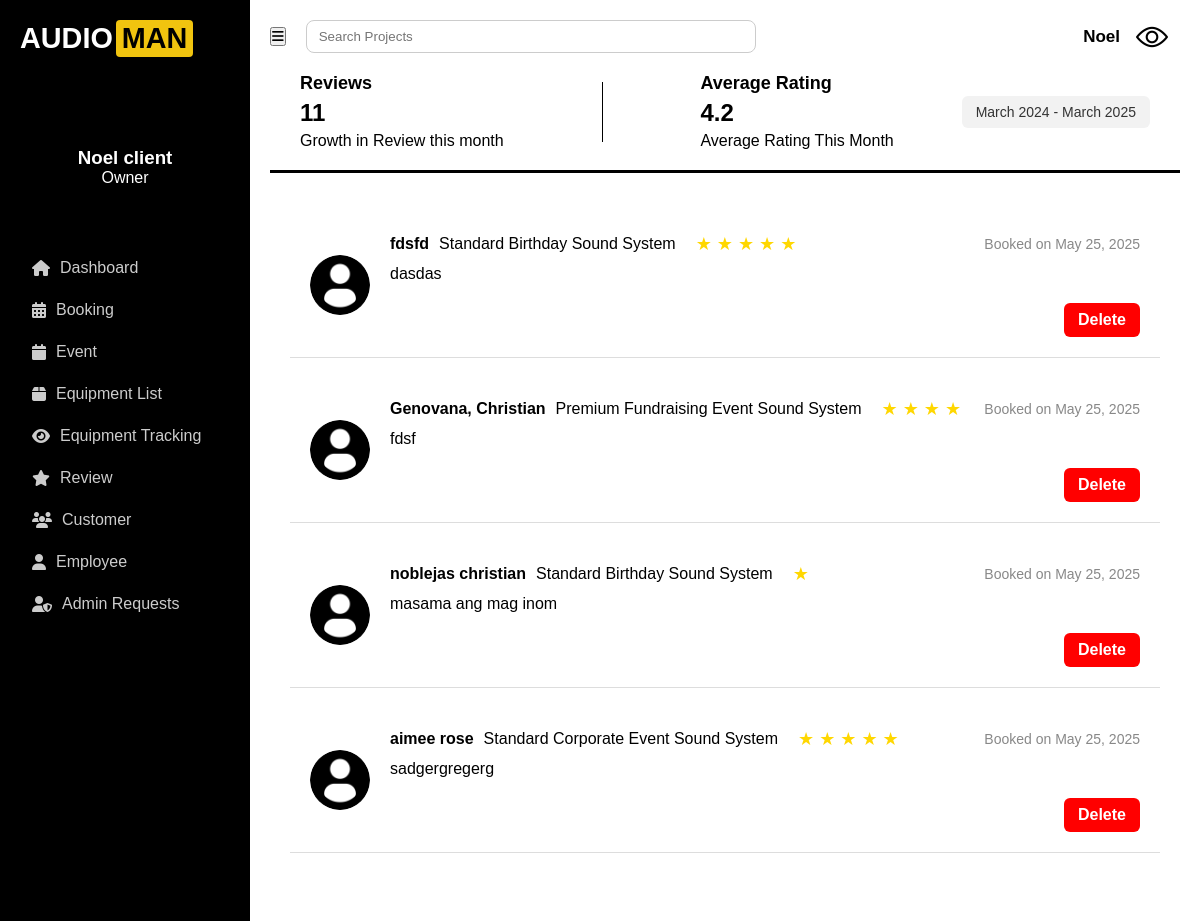
The page /accounts/reviews/ (signed in) on the database as committed earlier.
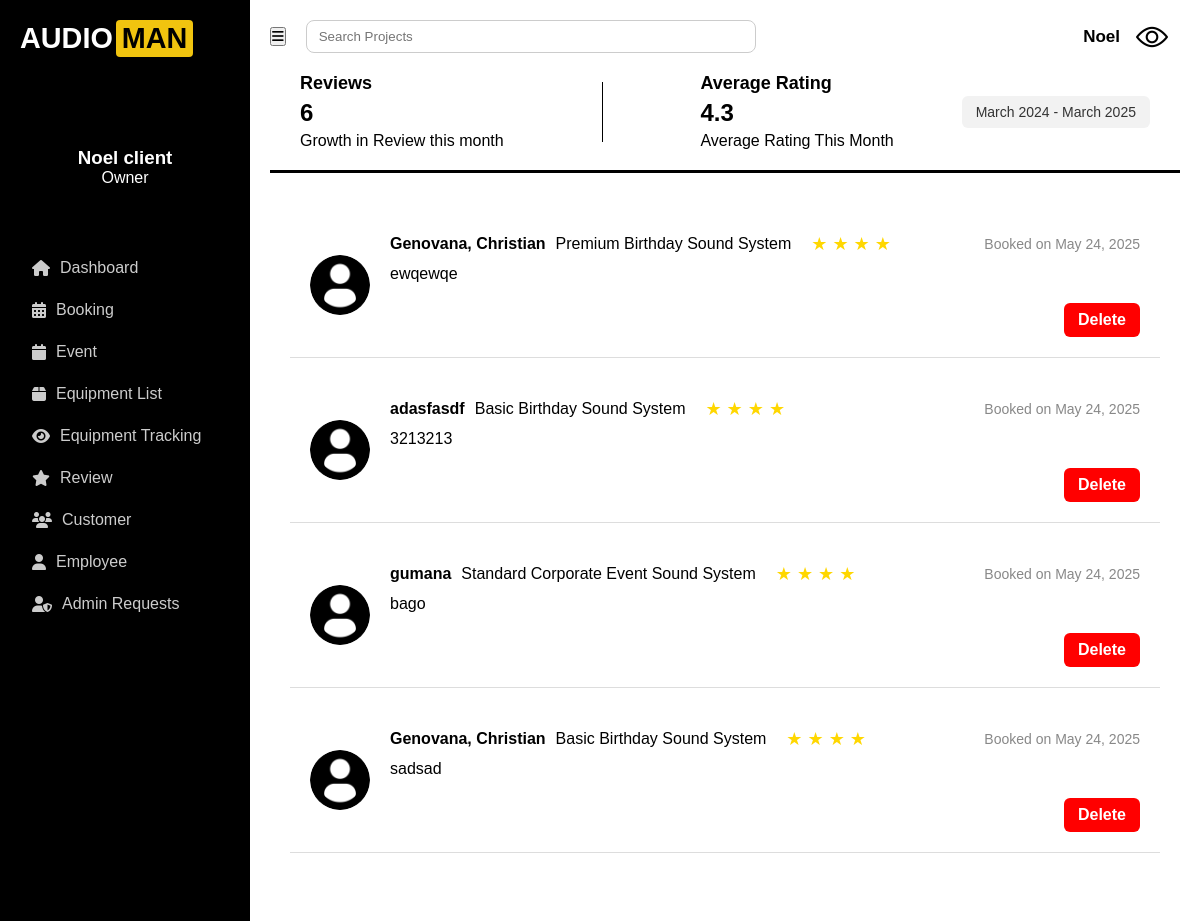
The same page on the database as committed later.
### accounts/models.py (models this page shows, shortened)
class Review(models.Model):
    booking = models.ForeignKey(Booking, on_delete=models.CASCADE, null=True, blank=True)
    customer_name = models.CharField(max_length=255, default='Anonymous')
    booking_date = models.DateField()
    event_type = models.CharField(max_length=255, default='Unknown')
    rating = models.IntegerField(default=5)
    comment = models.TextField(default='No comment.')
    created_at = models.DateTimeField(auto_now_add=True)

class Booking(models.Model):
    STATUS_CHOICES = [
        ('Processing', 'Processing'),
        ('Approved', 'Approved'),
        ('Rejected', 'Rejected'),
        ('Completed', 'Completed'),
    ]
    user = models.ForeignKey(User, on_delete=models.CASCADE)
    package = models.ForeignKey('ServicePackage', on_delete=models.CASCADE)
    full_name = models.CharField(max_length=100)
    email = models.EmailField()
    contact_number = models.CharField(max_length=20)
    event_date = models.DateField()
    event_time = models.TimeField()
    end_time = models.TimeField(null=True, blank=True)
    event_type = models.CharField(max_length=100)
    location = models.CharField(max_length=255)
    fulladdress = models.CharField(max_length=255, blank=True, null=True)
    audience_size = models.IntegerField()
    status = models.CharField(max_length=50, choices=STATUS_CHOICES, default='Processing')
    price = models.CharField(max_length=20)
    created_at = models.DateTimeField(default=timezone.now)
    cancel_reason = models.TextField(blank=True, null=True)
    reject_reason = models.TextField(null=True, blank=True)

class ServicePackage(models.Model):
    title = models.CharField(max_length=100)
    description = models.TextField()
    price = models.CharField(max_length=20)
    equipment = models.ManyToManyField(Equipment, through='PackageEquipment')

### accounts/views.py (the view)
    def wrapper(request, *args, **kwargs):
        if not request.user.is_authenticated:
            print("User is not authenticated.")  # Debugging line
            return redirect("login")
        if not request.user.is_staff and not request.user.is_superuser:
            print(f"User {request.user.username} does not have admin privileges.")  # Debugging line
            raise PermissionDenied  # User is denied access
        return view_func(request, *args, **kwargs)

### accounts/templatetags/custom_filters.py (called while the page is built)
@register.filter
def rangefilter(value):
    try:
        return range(int(value))
    except Exception:
        return []

### accounts/views.py (called while the page is built)
def admin_only(view_func):
    def wrapper(request, *args, **kwargs):
        if not request.user.is_authenticated:
            print("User is not authenticated.")  # Debugging line
            return redirect("login")
        if not request.user.is_staff and not request.user.is_superuser:
            print(f"User {request.user.username} does not have admin privileges.")  # Debugging line
            raise PermissionDenied  # User is denied access
        return view_func(request, *args, **kwargs)
    return wrapper

@login_required
@admin_only
def reviews(request):
    reviews = Review.objects.select_related('booking__package').order_by('-created_at')
    average_rating = reviews.aggregate(Avg('rating'))['rating__avg'] or 0
    context = {
        'reviews': reviews,
        'average_rating': round(average_rating, 1),
    }
    return render(request, 'client/reviews.html', context)

### accounts/templates/client/reviews.html (shortened to what this page needs)
{% extends 'client-base.html' %}
{% load custom_filters %}
{% load static %}
{% block content %}
<div class="review-summary">
    <div class="review-count">
        <h2>Reviews</h2>
        <p class="review-number">{{ reviews.count }} </p>
        <p class="review-label">Growth in Review this month</p>
    </div>
    <div class="average-rating">
        <h2>Average Rating</h2>
        <div class="rating-number">
            {{ average_rating }}
        </div>
        <p>Average Rating This Month</p>
    </div>
    <div class="filter-box">
        March 2024 - March 2025
    </div>
</div>
<div class="reviews-list">
    {% for review in reviews %}
    <div class="review-card">
        <img src="{% static 'images/profile-icon.png' %}" alt="Reviewer" class="reviewer-avatar">
        <div class="review-details">
                <div class="review-header">
            <strong>{{ review.booking.full_name }}</strong>
            <span>{{ review.booking.package.title }}</span>
            <span class="stars">
                {% for i in review.rating|rangefilter %}
                    ★
                {% endfor %}
            </span>
            <span class="date">Booked on {{ review.booking.created_at|date:"M d, Y" }}</span>
        </div>
            <p>{{ review.comment }}</p>
            <div class="delete-button-container">
                <a href="{% url 'delete_review' review.id %}" class="delete-button">Delete</a>
            </div>
        </div>
    </div>
    {% empty %}
    <p>No reviews yet.</p>
    {% endfor %}
</div>
{% endblock %}

Rows that differ between the two databases and show on the page:
removed Review: booking.full_name "fdsfd", booking.package "Standard Birthday Sound System", rating 5 (drawn), booking.created_at "May 25, 2025", comment "dasdas"
removed Review: booking.full_name "Genovana, Christian", booking.package "Premium Fundraising Event Sound System", rating 4 (drawn), booking.created_at "May 25, 2025", comment "fdsf"
removed Review: booking.full_name "noblejas christian", booking.package "Standard Birthday Sound System", rating 1 (drawn), booking.created_at "May 25, 2025", comment "masama ang mag inom"
removed Review: booking.full_name "aimee rose", booking.package "Standard Corporate Event Sound System", rating 5 (drawn), booking.created_at "May 25, 2025", comment "sadgergregerg"
now on this page (row unchanged): Review: booking.full_name "Genovana, Christian", booking.package "Premium Birthday Sound System", rating 4 (drawn), booking.created_at "May 24, 2025", comment "ewqewqe"
now on this page (row unchanged): Review: booking.full_name "adasfasdf", booking.package "Basic Birthday Sound System", rating 4 (drawn), booking.created_at "May 24, 2025", comment "3213213"
now on this page (row unchanged): Review: booking.full_name "gumana", booking.package "Standard Corporate Event Sound System", rating 4 (drawn), booking.created_at "May 24, 2025", comment "bago"
now on this page (row unchanged): Review: booking.full_name "Genovana, Christian", booking.package "Basic Birthday Sound System", rating 4 (drawn), booking.created_at "May 24, 2025", comment "sadsad"
Other text that changed with them:
{{ reviews.count }}: "11" → "6"
{{ average_rating }}: "4.2" → "4.3"
